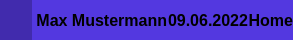
     <widget class="QFrame" name="topBar">
      <property name="maximumSize">
       <size>
        <width>16777215</width>
        <height>40</height>
       </size>
      </property>
      <property name="styleSheet">
       <string notr="true">background-color: rgb(83, 56, 224);
border:none;
</string>
      </property>
      <property name="frameShape">
       <enum>QFrame::NoFrame</enum>
      </property>
      <property name="frameShadow">
       <enum>QFrame::Raised</enum>
      </property>
      <layout class="QHBoxLayout" name="horizontalLayout">
       <property name="spacing">
        <number>0</number>
       </property>
       <property name="leftMargin">
        <number>0</number>
       </property>
       <property name="topMargin">
        <number>0</number>
       </property>
       <property name="rightMargin">
        <number>0</number>
       </property>
       <property name="bottomMargin">
        <number>0</number>
       </property>
       <item>
        <widget class="QFrame" name="toggle">
         <property name="maximumSize">
          <size>
           <width>60</width>
           <height>40</height>
          </size>
         </property>
         <property name="styleSheet">
          <string notr="true">background-color: rgb(65, 43, 173);</string>
         </property>
         <property name="frameShape">
          <enum>QFrame::StyledPanel</enum>
         </property>
         <property name="frameShadow">
          <enum>QFrame::Raised</enum>
         </property>
         <layout class="QHBoxLayout" name="horizontalLayout_3">
          <property name="spacing">
           <number>0</number>
          </property>
          <property name="leftMargin">
           <number>0</number>
          </property>
          <property name="topMargin">
           <number>0</number>
          </property>
          <property name="rightMargin">
           <number>0</number>
          </property>
          <property name="bottomMargin">
           <number>0</number>
          </property>
          <item>
           <widget class="QPushButton" name="btnToggle">
            <property name="sizePolicy">
             <sizepolicy hsizetype="Expanding" vsizetype="Expanding">
              <horstretch>0</horstretch>
              <verstretch>0</verstretch>
             </sizepolicy>
            </property>
            <property name="styleSheet">
             <string notr="true">QPushButton{
border:none;
background-color: rgb(65, 43, 173);
background-image: url(:/icons/toggleIcon.png);
background-repeat:none;
background-position: center center;
}

</string>
            </property>
            <property name="text">
             <string/>
            </property>
           </widget>
          </item>
         </layout>
        </widget>
       </item>
       <item>
        <widget class="QFrame" name="description">
         <property name="styleSheet">
          <string notr="true">border:none;
</string>
         </property>
         <property name="frameShape">
          <enum>QFrame::StyledPanel</enum>
         </property>
         <property name="frameShadow">
          <enum>QFrame::Raised</enum>
         </property>
         <layout class="QHBoxLayout" name="horizontalLayout_5">
          <property name="spacing">
           <number>0</number>
          </property>
          <property name="leftMargin">
           <number>0</number>
          </property>
          <property name="topMargin">
           <number>0</number>
          </property>
          <property name="rightMargin">
           <number>0</number>
          </property>
          <property name="bottomMargin">
           <number>0</number>
          </property>
          <item>
           <widget class="QFrame" name="frName">
            <property name="frameShape">
             <enum>QFrame::StyledPanel</enum>
            </property>
            <property name="frameShadow">
             <enum>QFrame::Raised</enum>
            </property>
            <layout class="QHBoxLayout" name="horizontalLayout_6">
             <property name="spacing">
              <number>0</number>
             </property>
             <property name="leftMargin">
              <number>0</number>
             </property>
             <property name="topMargin">
              <number>0</number>
             </property>
             <property name="rightMargin">
              <number>0</number>
             </property>
             <property name="bottomMargin">
              <number>0</number>
             </property>
             <item>
              <widget class="QLabel" name="lbName">
               <property name="font">
                <font>
                 <pointsize>12</pointsize>
                 <bold>true</bold>
                </font>
               </property>
               <property name="text">
                <string> Max Mustermann</string>
               </property>
              </widget>
             </item>
            </layout>
           </widget>
          </item>
          <item>
           <widget class="QFrame" name="frDate">
            <property name="frameShape">
             <enum>QFrame::StyledPanel</enum>
            </property>
            <property name="frameShadow">
             <enum>QFrame::Raised</enum>
            </property>
            <layout class="QHBoxLayout" name="horizontalLayout_7">
             <property name="spacing">
              <number>0</number>
             </property>
             <property name="leftMargin">
              <number>0</number>
             </property>
             <property name="topMargin">
              <number>0</number>
             </property>
             <property name="rightMargin">
              <number>0</number>
             </property>
             <property name="bottomMargin">
              <number>0</number>
             </property>
             <item>
              <widget class="QLabel" name="lbDate">
               <property name="font">
                <font>
                 <pointsize>12</pointsize>
                 <bold>true</bold>
                </font>
               </property>
               <property name="text">
                <string>09.06.2022</string>
               </property>
               <property name="alignment">
                <set>Qt::AlignCenter</set>
               </property>
              </widget>
             </item>
            </layout>
           </widget>
          </item>
          <item>
           <widget class="QFrame" name="frPageDescription">
            <property name="frameShape">
             <enum>QFrame::StyledPanel</enum>
            </property>
            <property name="frameShadow">
             <enum>QFrame::Raised</enum>
            </property>
            <layout class="QHBoxLayout" name="horizontalLayout_8">
             <property name="spacing">
              <number>0</number>
             </property>
             <property name="leftMargin">
              <number>0</number>
             </property>
             <property name="topMargin">
              <number>0</number>
             </property>
             <property name="rightMargin">
              <number>0</number>
             </property>
             <property name="bottomMargin">
              <number>0</number>
             </property>
             <item>
              <widget class="QLabel" name="lbPageDescription">
               <property name="font">
                <font>
                 <pointsize>12</pointsize>
                 <bold>true</bold>
                </font>
               </property>
               <property name="text">
                <string>Home</string>
               </property>
               <property name="alignment">
                <set>Qt::AlignRight|Qt::AlignTrailing|Qt::AlignVCenter</set>
               </property>
               <property name="margin">
                <number>5</number>
               </property>
              </widget>
             </item>
            </layout>
           </widget>
          </item>
         </layout>
        </widget>
       </item>
      </layout>
     </widget>
